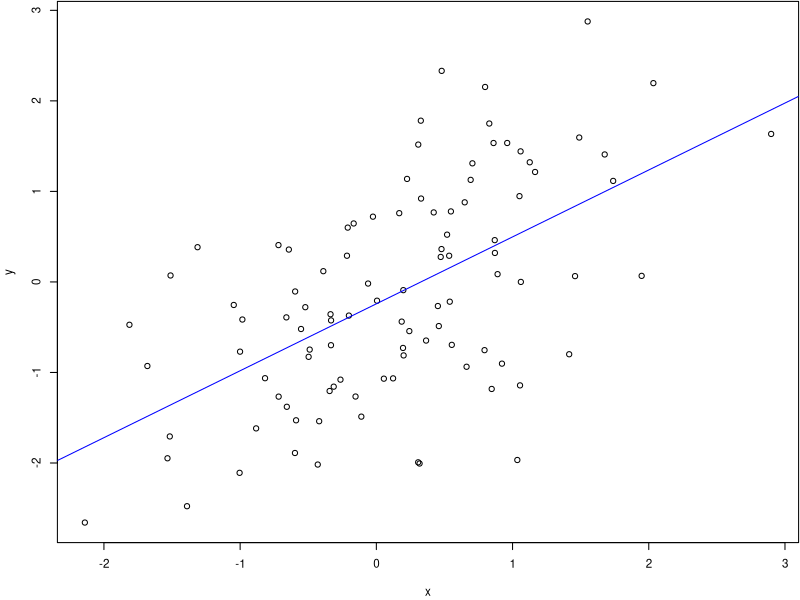

R code for this plot: (Note: this script raises an error after producing the figure.)
## ---- chunk 1
par(mar = c(4, 4, 0, 0)+0.1, cex = 0.7)
x <- rnorm(100)
y <- rnorm(100) + 0.7 * x
m <- lm(y ~ x)
plot(y ~ x)
abline(m, col = "blue")
## ---- chunk 2
kable(summary(m)$coefficients,
      caption = "Resultado de análise de regressão")
